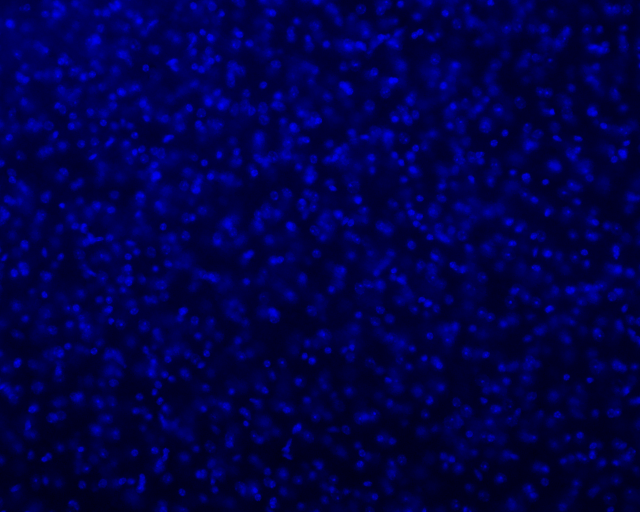
#> input picture nd_cropc1.tif, 1280 x 1024 px, found by its file name (shown at 1/2 size)
$ jupyter execute 'Test of Python analysis.ipynb'   (older library calls are emulated)
#> lines starting #> are read from the running program, lines starting #| are printed output that depends on the picture
# Test of Python analysis

https://scikit-image.org/docs/dev/auto_examples/filters/plot_nonlocal_means.html

Works well for random gaussian noise but not as good for salt and pepper
https://www.iro.umontreal.ca/~mignotte/IFT6150/Articles/Buades-NonLocal.pdf

The non-local means algorithm replaces the value of a pixel by an average
of a selection of other pixels values: small patches centered on the other
pixels are compared to the patch centered on the pixel of interest, and the
average is performed only for pixels that have patches close to the current patch.

[cell 1]
import cv2
import numpy as np
from skimage import io, img_as_float
from skimage.restoration import denoise_nl_means, estimate_sigma
from matplotlib import pyplot as plt
from tifffile import imread

# 1) Read an image in FLOAT with io.imread or with tifffile.imread

### io.imread

[cell 2]
#import our images as float (this is the format that skimage likes)
img_blue = img_as_float(io.imread('247010 vim-g lamp2-r 20x010/nd_cropc1.tif', as_gray=True))
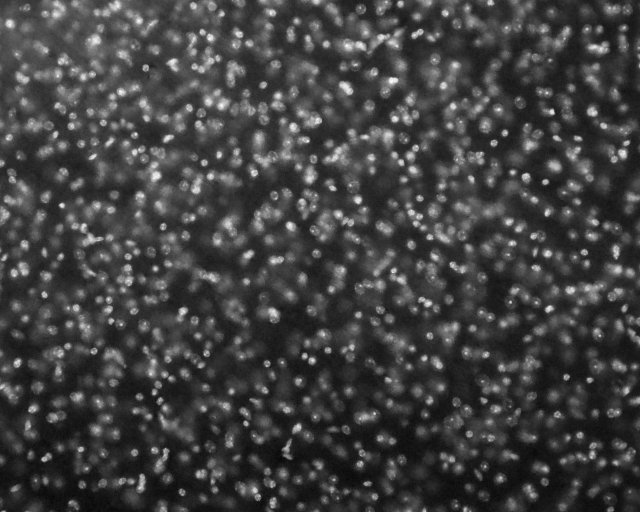
#> img_blue: shape (1024, 1280) float64 (shown at 1/2 size); min 0.00396, max 0.0718, mean 0.0213; drawn with min black and max white
#img_green = img_as_float(io.imread('247010 vim-g lamp2-r 20x010/nd_cropc2.tif', as_gray=True))
#img_red = img_as_float(io.imread('247010 vim-g lamp2-r 20x010/nd_cropc3.tif', as_gray=True))

[cell 3]
img_blue.dtype

### tifffile.imread

[cell 4]
ch1 = imread('247010 vim-g lamp2-r 20x010/nd_cropc1.tif').astype(np.float64)

[cell 5]
ch1.dtype

# 2) Visualize image

[cell 6]
plt.figure(figsize = (8,8))
plt.imshow(img_blue, cmap="gray");

# cannot view the one imported with tifffile.imread

# 3) Denoise Non_local means algorithm

### let's first try to estimate the sigma

[cell 7]
sigma_est = np.mean(estimate_sigma(img_blue, multichannel=False))
#> sigma_est = 0.000286
sigma_est
#> Out = 0.000286

### apply Non_local means algorithm

[cell 8]
img_blue_denoised = denoise_nl_means(img_blue, h=2 * sigma_est, fast_mode=True,
                               patch_size=3, patch_distance=5, multichannel=False)

When the fast_mode argument is **False**, a spatial Gaussian weighting is applied
to the patches when computing patch distances.

When fast_mode is **True** a faster algorithm employing uniform spatial weighting on the patches is applied.

Larger h allows more smoothing between disimilar patches.

### View images side-by-side

[cell 9]
##let's view original vs NonLocalMeans_filtered
fig, axes = plt.subplots(nrows=1, ncols=2, sharex=True, sharey=True,
                         figsize=(14, 14))
ax = axes.ravel()
ax[0].imshow(img_blue, cmap=plt.cm.gray)
ax[0].set_title('original_img', fontsize=25)
ax[1].imshow(img_blue_denoised , cmap=plt.cm.gray)
ax[1].set_title('NonLocalMeans_denoised', fontsize=25)
for a in ax:
    a.axis('off')
plt.tight_layout()
plt.show();
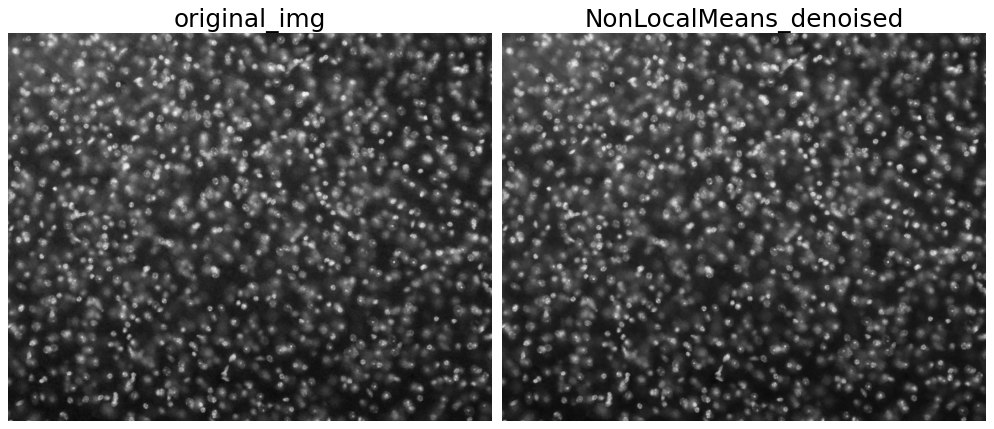
#> figure drawn by matplotlib, 2 panels

### Save image

[cell 10]
io.imsave(fname="247010 vim-g lamp2-r 20x010/img_blue_denoised.tif", arr=img_blue_denoised)

#plt.imsave("img_green_denoised.tiff", img_blue_denoised, cmap='gray')

### I show cropped regions to better check for image improvement

[cell 11]
cropped_img_blue3 = img_blue[250:450, 250:450]
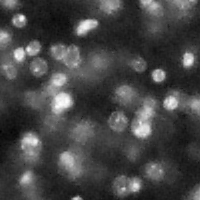
#> cropped_img_blue3: shape (200, 200) float64; min 0.00961, max 0.0687, mean 0.0257; drawn with min black and max white
cropped_NonLocalMeans = img_blue_denoised[250:450, 250:450]


# plot figures
fig, ax = plt.subplots(nrows=1, ncols=2, figsize=(12, 12),
                       sharex=True, sharey=True)
plt.gray()
ax[0].imshow(cropped_img_blue3)
ax[0].axis('off')
ax[0].set_title('Original Image')
ax[1].imshow(cropped_NonLocalMeans)
ax[1].axis('off')
ax[1].set_title('NonLocalMeans Denoised')
fig.tight_layout()
plt.show()
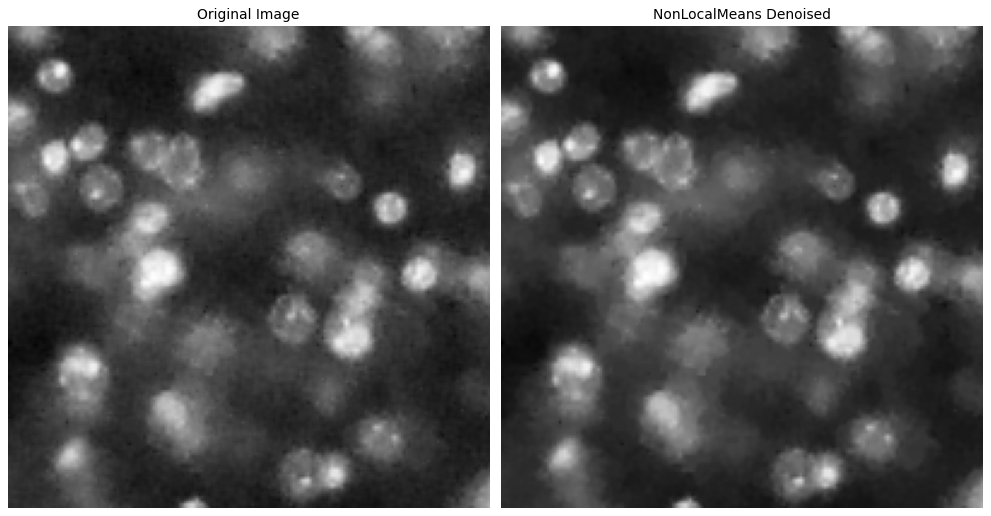
#> figure drawn by matplotlib, 2 panels

[cell 12]
cropped_img_blue3 = img_blue[550:750, 550:750]
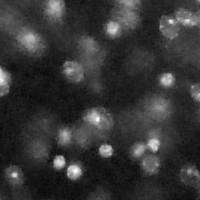
#> cropped_img_blue3: shape (200, 200) float64; min 0.0065, max 0.0656, mean 0.0189; drawn with min black and max white
cropped_NonLocalMeans = img_blue_denoised[550:750, 550:750]


# plot figures
fig, ax = plt.subplots(nrows=1, ncols=2, figsize=(12, 12),
                       sharex=True, sharey=True)
plt.gray()
ax[0].imshow(cropped_img_blue3)
ax[0].axis('off')
ax[0].set_title('Original Image')
ax[1].imshow(cropped_NonLocalMeans)
ax[1].axis('off')
ax[1].set_title('NonLocalMeans Denoised')
fig.tight_layout()
plt.show()

### Let's also check whether there are any improvements in the Histograms (showing pixel distribution)

[cell 13]
ax = plt.hist(img_blue.ravel(), bins = 256)

# Add title and axis names
plt.title('Histogram Distribution of Original Image')
plt.xlabel('pixel values')
plt.ylabel('frequencies')

plt.show()
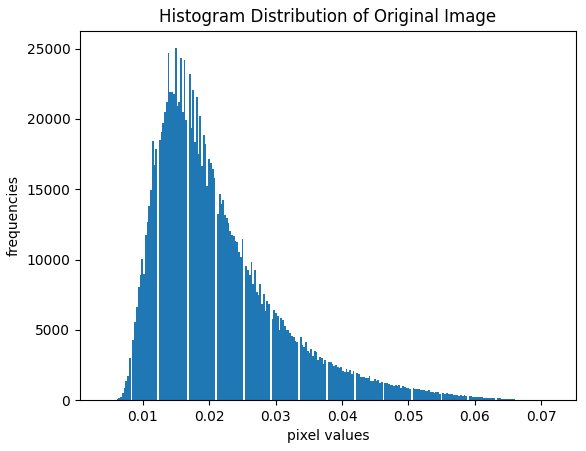
#> figure drawn by matplotlib, 1 panel; tallest bar 25034 high, from x = 0.0148 to 0.0151

[cell 14]
ax = plt.hist(img_blue_denoised.ravel(), bins = 256)

# Add title and axis names
plt.title('Histogram Distribution of Deconvolved Image')
plt.xlabel('pixel values')
plt.ylabel('frequencies')

plt.show()
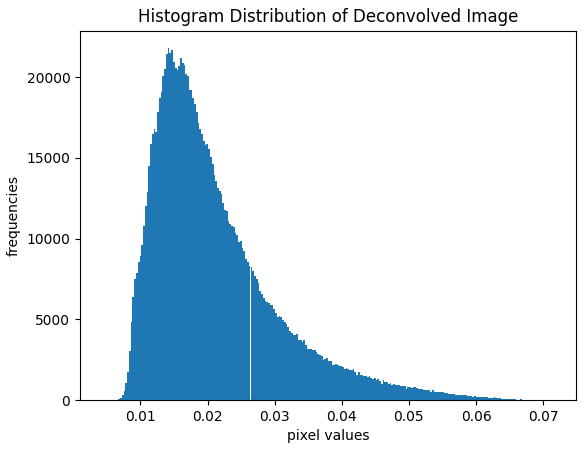
#> figure drawn by matplotlib, 1 panel; tallest bar 21798 high, from x = 0.0141 to 0.0143

# ------------------------------------------------------------------------------------------------

# ------------------------------------------------------------------------------------------------

# ------------------------------------------------------------------------------------------------

# ------------------------------------------------------------------------------------------------

# ------------------------------------------------------------------------------------------------

# 4) Another method for improving the quality of the image: Image Deconvolution

https://scikit-image.org/docs/dev/auto_examples/filters/plot_restoration.html

In this example, we deconvolve a noisy version of an image using Wiener
and unsupervised Wiener algorithms. This algorithms are based on
linear models that can't restore sharp edge as much as non-linear
methods (like TV restoration) but are much faster.

## Wiener filter
The inverse filter based on the PSF (Point Spread Function),
the prior regularisation (penalisation of high frequency) and the
tradeoff between the data and prior adequacy. The regularization
parameter must be hand tuned.

## Unsupervised Wiener
This algorithm has a self-tuned regularisation parameters based on
data learning. This is not common and based on the following
publication [1]_. The algorithm is based on a iterative Gibbs sampler that
draw alternatively samples of posterior conditional law of the image,
the noise power and the image frequency power.

.. [1] François Orieux, Jean-François Giovannelli, and Thomas
       Rodet, "Bayesian estimation of regularization and point
       spread function parameters for Wiener-Hunt deconvolution",
       J. Opt. Soc. Am. A 27, 1593-1607 (2010)

[cell 15]
import numpy as np
import matplotlib.pyplot as plt

from skimage import color, data, restoration

#astro = color.rgb2gray(data.astronaut())
from scipy.signal import convolve2d as conv2
psf = np.ones((3, 3)) / 9   #can also try ((3,3))/9
img_blue_conv = conv2(img_blue, psf, 'same')
img_blue_conv += 0.1 * img_blue_conv.std() * np.random.standard_normal(img_blue_conv.shape)

deconvolved, _ = restoration.unsupervised_wiener(img_blue_conv, psf)

[cell 16]
fig, ax = plt.subplots(nrows=1, ncols=2, figsize=(14, 14),
                       sharex=True, sharey=True)

plt.gray()

ax[0].imshow(img_blue, vmin=deconvolved.min(), vmax=deconvolved.max())
ax[0].axis('off')
ax[0].set_title('Original Image')

ax[1].imshow(deconvolved)
ax[1].axis('off')
ax[1].set_title('Self tuned restoration')

fig.tight_layout()

plt.show()

[cell 17]
deconvolved.dtype

### save Deconvolved image

[cell 18]
io.imsave(fname="247010 vim-g lamp2-r 20x010/img_blue_deconvolved.tif", arr=deconvolved)

## Show cropped images for better comparison

[cell 19]
img_blue.shape
#> Out = (1024, 1280)

[cell 20]
deconvolved.shape
#> Out = (1024, 1280)

[cell 21]
cropped_img_blue = img_blue[250:450, 250:450]
cropped_deconvolved = deconvolved[250:450, 250:450]


# plot figures
fig, ax = plt.subplots(nrows=1, ncols=2, figsize=(12, 12),
                       sharex=True, sharey=True)
plt.gray()
ax[0].imshow(cropped_img_blue, vmin=deconvolved.min(), vmax=deconvolved.max())
ax[0].axis('off')
ax[0].set_title('Original Image')
ax[1].imshow(cropped_deconvolved)
ax[1].axis('off')
ax[1].set_title('Self tuned restoration')
fig.tight_layout()
plt.show()

[cell 22]
cropped_img_blue2 = img_blue[550:750, 550:750]
cropped_deconvolved2 = deconvolved[550:750, 550:750]


# plot figures
fig, ax = plt.subplots(nrows=1, ncols=2, figsize=(12, 12),
                       sharex=True, sharey=True)
plt.gray()
ax[0].imshow(cropped_img_blue2, vmin=deconvolved.min(), vmax=deconvolved.max())
ax[0].axis('off')
ax[0].set_title('Original Image')
ax[1].imshow(cropped_deconvolved2)
ax[1].axis('off')
ax[1].set_title('Self tuned restoration')
fig.tight_layout()
plt.show()

## Comments

The results of the Deconvolution Wiener filter are very promising despite it does not look like that at a first glance. It's much better noticable in the cropped images.

The generated image has an histogram distribution of pixels which is quite impressively improved compared to the original image.

The much better distribution of pixels allows to further manipulate (for example in FIJI as well) the contrast, subtraction of backgroun and sharpening.

### Check histograms to further show the nice improvement

[cell 23]
ax = plt.hist(img_blue.ravel(), bins = 256)

# Add title and axis names
plt.title('Histogram Distribution of Original Image')
plt.xlabel('pixel values')
plt.ylabel('frequencies')

plt.show()

[cell 24]
ax = plt.hist(deconvolved.ravel(), bins = 256)

# Add title and axis names
plt.title('Histogram Distribution of Deconvolved Image')
plt.xlabel('pixel values')
plt.ylabel('frequencies')

plt.show()
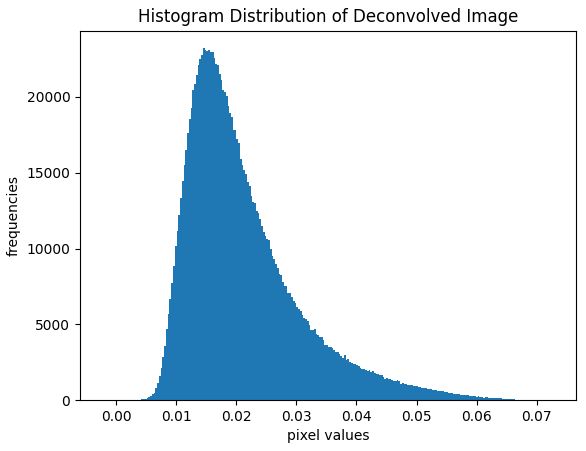
#> figure drawn by matplotlib, 1 panel; tallest bar 23213 high, from x = 0.0144 to 0.0147
